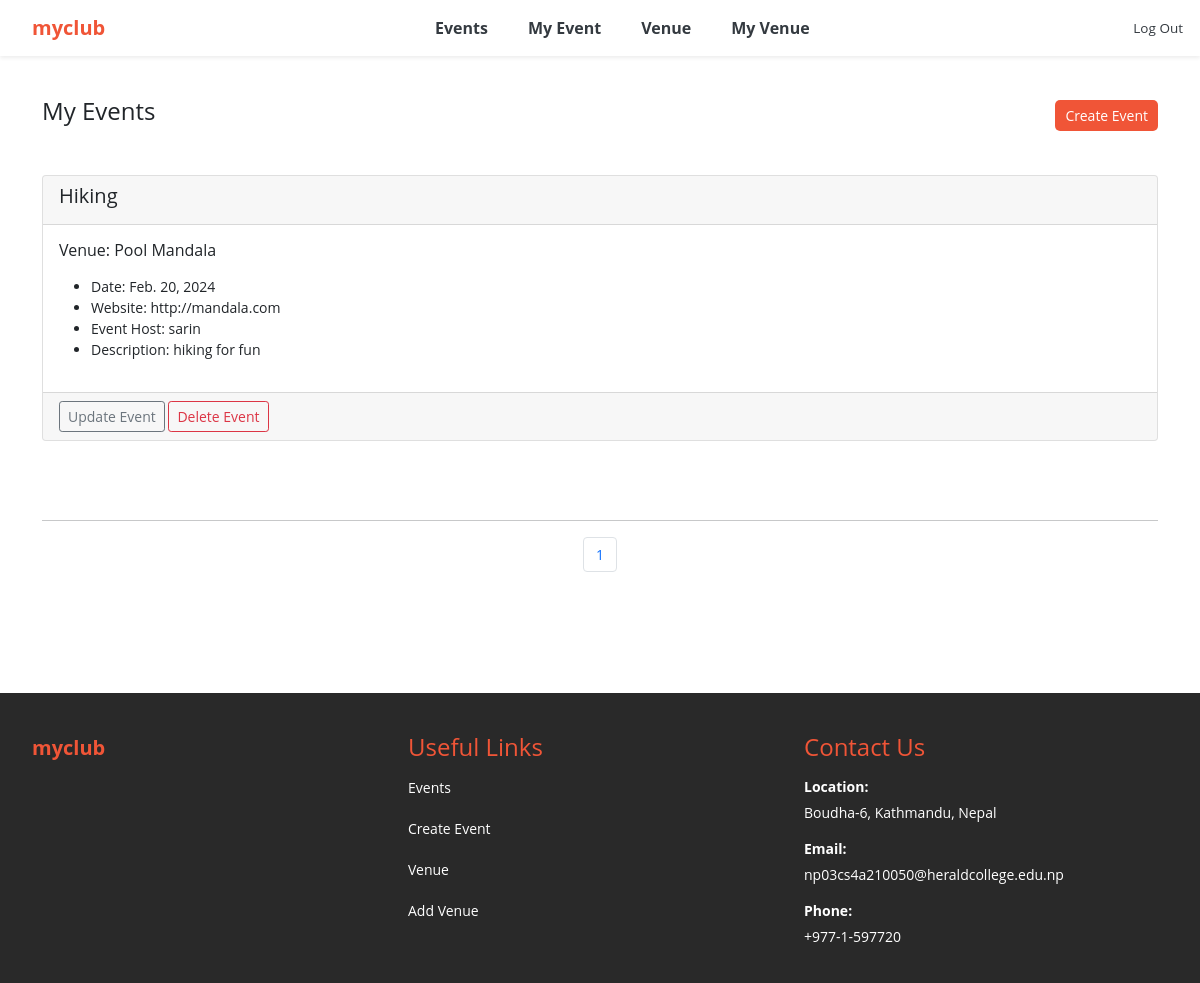
Page /my_events (signed in) on the earlier database version.
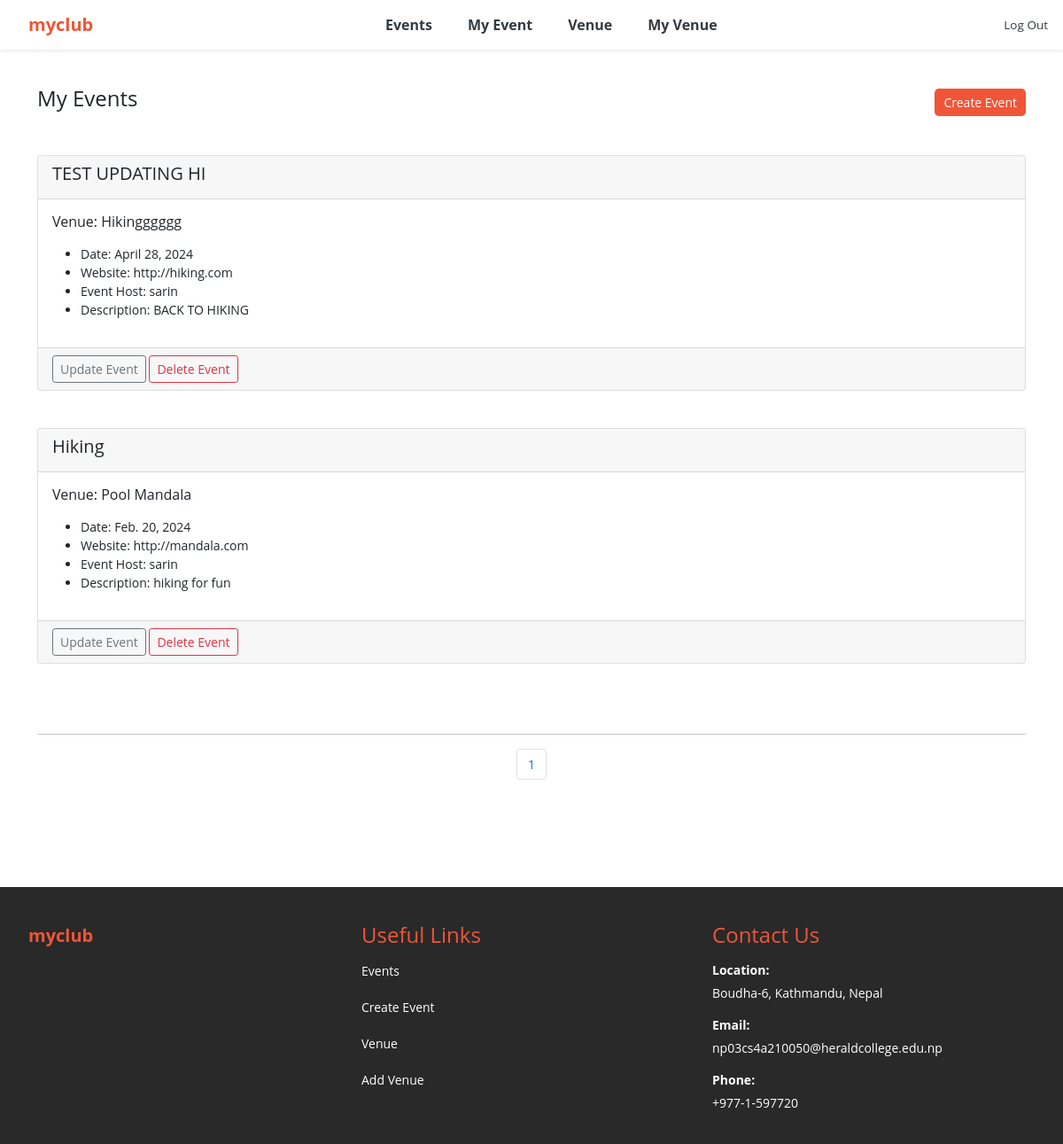
Same page on the later database version.
### events/models.py (models this page shows, shortened)
class Event(models.Model):
	name = models.CharField('Event Name', max_length=120)
	event_date = models.DateField('Event Date', blank=False)
	venue = models.ForeignKey(Venue, blank=True, null=True, on_delete=models.CASCADE)
	manager = models.ForeignKey(User, blank=True, null=True, on_delete=models.SET_NULL)
	description = models.TextField(blank=True)
	attendees = models.ManyToManyField(MyClubUser, blank=True)
	def __str__(self):
		return self.name
	class Meta:
		ordering = ['-event_date']

class Venue(models.Model):
	name = models.CharField('Venue Name', max_length=120)
	address = models.CharField(max_length=300)
	zip_code = models.CharField('Zip Code', max_length=15)
	phone = models.CharField('Contact Phone', max_length=25, blank=True)
	web = models.URLField('Website Address', blank=True)
	email_address = models.EmailField('Email Address', blank=True)
	owner = models.IntegerField("Venue Owner", blank=False, default=1)
	venue_description = models.TextField(blank=True)
	venue_image = models.ImageField(null=True, blank=True, upload_to="images/")
	def __str__(self):
		return self.name
	class Meta:
		ordering = ['name']

### events/views.py (the view)
# urls.py: path('my_events', views.my_events, name='my_events'),
def my_events(request):
	event_list = Event.objects.all().order_by('-event_date')
	p = Paginator(Event.objects.all(), 10)
	page = request.GET.get('page')
	events = p.get_page(page)
	nums = "a" * events.paginator.num_pages
	return render(request, 'events/my_events.html',
		{'event_list': event_list, 'events': events, 'nums':nums})

### events/templates/events/my_events.html (shortened to what this page needs)
{% extends 'events/base.html' %}
{% block content %}
	<nav class="custom-nav">
		<div>
			<h4>My Events</h4>
		</div>
		<div>
			<a class="d-flex" href="{% url 'add-event' %}" style="text-decoration: none;">
	          	<button class="btn btn-sm btn-custom">Create Event</button>
	        </a>
		</div>
	</nav>
	<br>
	{% for event in events %}
		{% if user.is_authenticated %}
		  	{% if user == event.manager %}
				<div class="card">
				  <div class="card-header">
				    <h5>{{event}}</h5>
				  </div>
				  <div class="card-body">
				    <h6 class="card-title">Venue: {{ event.venue }}</h6>
				    <p class="card-text">
				    	<ul>
				    		{% if event.event_date %}
								<li>Date: {{ event.event_date }}</li>
							{% endif %}
							{% if event.venue.web %}
								<li>Website: {{ event.venue.web }}</li>
							{% endif %}
							{% if event.manager %}
								<li>Event Host: {{ event.manager }}</li>
							{% endif %}
							{% if event.description %}
								<li>Description: {{ event.description }}</li>
							{% endif %}
						</ul>
					</p>
				  </div>
				  <div class="card-footer text-muted">
					<a href="{% url 'update-event' event.id %}" class="btn btn-outline-secondary btn-sm">Update Event</a>
				  	<a href="{% url 'delete-event' event.id %}" class="btn btn-outline-danger btn-sm">Delete Event</a>
				  </div>
				</div>
				<br><br>
		 	{% endif %}
		{% endif %}
	{% endfor%}
	<br>
	<hr>
	<nav aria-label="Page navigation example">
		<ul class="pagination justify-content-center">
			{% for i in nums %}
				<li class="page-item">
					<a class="page-link" href="?page={{ forloop.counter }}">{{ forloop.counter }}</a>
				</li>
			{% endfor %}
		</ul>
	</nav>
{% endblock %}

Differences in the rows shown:
added Event: name "TEST UPDATING HI", venue "Hikingggggg", event_date "April 28, 2024", venue.web "http://hiking.com", manager "sarin", description "BACK TO HIKING"
